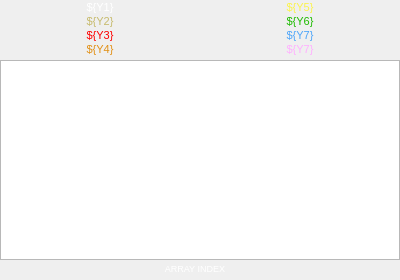
<?xml version="1.0" ?>
<ui version="4.0">
  <class>Dialog</class>
  <widget class="PyDMFrame" name="screen">
    <property name="geometry">
      <rect>
        <x>120</x>
        <y>583</y>
        <width>400</width>
        <height>280</height>
      </rect>
    </property>
    <property name="minimumSize">
      <size>
        <width>400</width>
        <height>280</height>
      </size>
    </property>
    <property name="styleSheet">
      <string notr="true">PyDMFrame#screen {
  color: rgb(0, 0, 0);
  background-color: rgb(70, 70, 70);
  }</string>
    </property>
    <property name="windowTitle">
      <string>arrayPlot8</string>
    </property>
    <layout class="QGridLayout" name="gridLayout" columnstretch="200,190,10" rowstretch="14,14,14,14,4,200,2,13,5">
      <property name="leftMargin">
        <number>0</number>
      </property>
      <property name="topMargin">
        <number>0</number>
      </property>
      <property name="rightMargin">
        <number>0</number>
      </property>
      <property name="bottomMargin">
        <number>0</number>
      </property>
      <property name="horizontalSpacing">
        <number>0</number>
      </property>
      <property name="verticalSpacing">
        <number>0</number>
      </property>
      <item row="0" column="0">
        <widget class="QLabel" name="text">
          <property name="geometry">
            <rect>
              <x>0</x>
              <y>0</y>
              <width>200</width>
              <height>14</height>
            </rect>
          </property>
          <property name="sizePolicy">
            <sizepolicy hsizetype="Ignored" vsizetype="Ignored">
              <horstretch>0</horstretch>
              <verstretch>0</verstretch>
            </sizepolicy>
          </property>
          <property name="text">
            <string>${Y1}</string>
          </property>
          <property name="font">
            <font>
              <pointsize>8</pointsize>
            </font>
          </property>
          <property name="brush" stdset="0">
            <brush brushstyle="SolidPattern">
              <color alpha="255">
                <red>255</red>
                <green>255</green>
                <blue>255</blue>
              </color>
            </brush>
          </property>
          <property name="toolTip">
            <string>text</string>
          </property>
          <property name="alignment">
            <set>Qt::AlignCenter</set>
          </property>
          <property name="styleSheet">
            <string notr="true">QLabel#text {
  color: rgb(255, 255, 255);
  }</string>
          </property>
        </widget>
      </item>
      <item row="1" column="0">
        <widget class="QLabel" name="text_1">
          <property name="geometry">
            <rect>
              <x>0</x>
              <y>14</y>
              <width>200</width>
              <height>14</height>
            </rect>
          </property>
          <property name="sizePolicy">
            <sizepolicy hsizetype="Ignored" vsizetype="Ignored">
              <horstretch>0</horstretch>
              <verstretch>0</verstretch>
            </sizepolicy>
          </property>
          <property name="text">
            <string>${Y2}</string>
          </property>
          <property name="font">
            <font>
              <pointsize>8</pointsize>
            </font>
          </property>
          <property name="brush" stdset="0">
            <brush brushstyle="SolidPattern">
              <color alpha="255">
                <red>199</red>
                <green>187</green>
                <blue>109</blue>
              </color>
            </brush>
          </property>
          <property name="toolTip">
            <string>text_1</string>
          </property>
          <property name="alignment">
            <set>Qt::AlignCenter</set>
          </property>
          <property name="styleSheet">
            <string notr="true">QLabel#text_1 {
  color: rgb(199, 187, 109);
  }</string>
          </property>
        </widget>
      </item>
      <item row="2" column="0">
        <widget class="QLabel" name="text_2">
          <property name="geometry">
            <rect>
              <x>0</x>
              <y>28</y>
              <width>200</width>
              <height>14</height>
            </rect>
          </property>
          <property name="sizePolicy">
            <sizepolicy hsizetype="Ignored" vsizetype="Ignored">
              <horstretch>0</horstretch>
              <verstretch>0</verstretch>
            </sizepolicy>
          </property>
          <property name="text">
            <string>${Y3}</string>
          </property>
          <property name="font">
            <font>
              <pointsize>8</pointsize>
            </font>
          </property>
          <property name="brush" stdset="0">
            <brush brushstyle="SolidPattern">
              <color alpha="255">
                <red>253</red>
                <green>0</green>
                <blue>0</blue>
              </color>
            </brush>
          </property>
          <property name="toolTip">
            <string>text_2</string>
          </property>
          <property name="alignment">
            <set>Qt::AlignCenter</set>
          </property>
          <property name="styleSheet">
            <string notr="true">QLabel#text_2 {
  color: rgb(253, 0, 0);
  }</string>
          </property>
        </widget>
      </item>
      <item row="5" column="0" colspan="3">
        <widget class="PyDMWaveformPlot" name="cartesian_plot">
          <property name="geometry">
            <rect>
              <x>0</x>
              <y>60</y>
              <width>400</width>
              <height>200</height>
            </rect>
          </property>
          <property name="sizePolicy">
            <sizepolicy hsizetype="Ignored" vsizetype="Ignored">
              <horstretch>0</horstretch>
              <verstretch>0</verstretch>
            </sizepolicy>
          </property>
          <property name="toolTip">
            <string>cartesian_plot</string>
          </property>
          <property name="title" stdset="0">
            <string/>
          </property>
          <property name="yLabels">
            <stringlist>
              <string>SEE LEGEND</string>
            </stringlist>
          </property>
          <property name="curves" stdset="0">
            <stringlist>
              <string>{&quot;name&quot;: &quot;curve 1&quot;, &quot;y_channel&quot;: &quot;ca://${P}${C}.${Y1}&quot;, &quot;color&quot;: &quot;#ffffff&quot;, &quot;lineStyle&quot;: 1, &quot;lineWidth&quot;: 1, &quot;symbolSize&quot;: 10, &quot;redraw_mode&quot;: 2, &quot;block_size&quot;: 1200, &quot;x_channel&quot;: null}</string>
              <string>{&quot;name&quot;: &quot;curve 2&quot;, &quot;y_channel&quot;: &quot;ca://${P}${C}.${Y2}&quot;, &quot;color&quot;: &quot;#c7bb6d&quot;, &quot;lineStyle&quot;: 1, &quot;lineWidth&quot;: 1, &quot;symbolSize&quot;: 10, &quot;redraw_mode&quot;: 2, &quot;block_size&quot;: 1200, &quot;x_channel&quot;: null}</string>
              <string>{&quot;name&quot;: &quot;curve 3&quot;, &quot;y_channel&quot;: &quot;ca://${P}${C}.${Y3}&quot;, &quot;color&quot;: &quot;#fd0000&quot;, &quot;lineStyle&quot;: 1, &quot;lineWidth&quot;: 1, &quot;symbolSize&quot;: 10, &quot;redraw_mode&quot;: 2, &quot;block_size&quot;: 1200, &quot;x_channel&quot;: null}</string>
              <string>{&quot;name&quot;: &quot;curve 4&quot;, &quot;y_channel&quot;: &quot;ca://${P}${C}.${Y4}&quot;, &quot;color&quot;: &quot;#e19015&quot;, &quot;lineStyle&quot;: 1, &quot;lineWidth&quot;: 1, &quot;symbolSize&quot;: 10, &quot;redraw_mode&quot;: 2, &quot;block_size&quot;: 1200, &quot;x_channel&quot;: null}</string>
              <string>{&quot;name&quot;: &quot;curve 5&quot;, &quot;y_channel&quot;: &quot;ca://${P}${C}.${Y5}&quot;, &quot;color&quot;: &quot;#fbf34a&quot;, &quot;lineStyle&quot;: 1, &quot;lineWidth&quot;: 1, &quot;symbolSize&quot;: 10, &quot;redraw_mode&quot;: 2, &quot;block_size&quot;: 1200, &quot;x_channel&quot;: null}</string>
              <string>{&quot;name&quot;: &quot;curve 6&quot;, &quot;y_channel&quot;: &quot;ca://${P}${C}.${Y6}&quot;, &quot;color&quot;: &quot;#00d800&quot;, &quot;lineStyle&quot;: 1, &quot;lineWidth&quot;: 1, &quot;symbolSize&quot;: 10, &quot;redraw_mode&quot;: 2, &quot;block_size&quot;: 1200, &quot;x_channel&quot;: null}</string>
              <string>{&quot;name&quot;: &quot;curve 7&quot;, &quot;y_channel&quot;: &quot;ca://${P}${C}.${Y7}&quot;, &quot;color&quot;: &quot;#4ea5f9&quot;, &quot;lineStyle&quot;: 1, &quot;lineWidth&quot;: 1, &quot;symbolSize&quot;: 10, &quot;redraw_mode&quot;: 2, &quot;block_size&quot;: 1200, &quot;x_channel&quot;: null}</string>
              <string>{&quot;name&quot;: &quot;curve 8&quot;, &quot;y_channel&quot;: &quot;ca://${P}${C}.${Y8}&quot;, &quot;color&quot;: &quot;#d67fe2&quot;, &quot;lineStyle&quot;: 1, &quot;lineWidth&quot;: 1, &quot;symbolSize&quot;: 10, &quot;redraw_mode&quot;: 2, &quot;block_size&quot;: 1200, &quot;x_channel&quot;: null}</string>
            </stringlist>
          </property>
          <property name="autoRangeX" stdset="0">
            <bool>true</bool>
          </property>
          <property name="autoRangeY" stdset="0">
            <bool>true</bool>
          </property>
          <property name="axisColor" stdset="0">
            <color>
              <red>199</red>
              <green>187</green>
              <blue>109</blue>
            </color>
          </property>
          <property name="backgroundColor" stdset="0">
            <color>
              <red>0</red>
              <green>0</green>
              <blue>0</blue>
            </color>
          </property>
        </widget>
      </item>
      <item row="7" column="0" colspan="2">
        <widget class="QLabel" name="text_3">
          <property name="geometry">
            <rect>
              <x>0</x>
              <y>262</y>
              <width>390</width>
              <height>13</height>
            </rect>
          </property>
          <property name="sizePolicy">
            <sizepolicy hsizetype="Ignored" vsizetype="Ignored">
              <horstretch>0</horstretch>
              <verstretch>0</verstretch>
            </sizepolicy>
          </property>
          <property name="text">
            <string>ARRAY INDEX</string>
          </property>
          <property name="font">
            <font>
              <pointsize>7</pointsize>
            </font>
          </property>
          <property name="brush" stdset="0">
            <brush brushstyle="SolidPattern">
              <color alpha="255">
                <red>255</red>
                <green>255</green>
                <blue>255</blue>
              </color>
            </brush>
          </property>
          <property name="toolTip">
            <string>text_3</string>
          </property>
          <property name="alignment">
            <set>Qt::AlignCenter</set>
          </property>
          <property name="styleSheet">
            <string notr="true">QLabel#text_3 {
  color: rgb(255, 255, 255);
  }</string>
          </property>
        </widget>
      </item>
      <item row="3" column="0">
        <widget class="QLabel" name="text_4">
          <property name="geometry">
            <rect>
              <x>0</x>
              <y>42</y>
              <width>200</width>
              <height>14</height>
            </rect>
          </property>
          <property name="sizePolicy">
            <sizepolicy hsizetype="Ignored" vsizetype="Ignored">
              <horstretch>0</horstretch>
              <verstretch>0</verstretch>
            </sizepolicy>
          </property>
          <property name="text">
            <string>${Y4}</string>
          </property>
          <property name="font">
            <font>
              <pointsize>8</pointsize>
            </font>
          </property>
          <property name="brush" stdset="0">
            <brush brushstyle="SolidPattern">
              <color alpha="255">
                <red>225</red>
                <green>144</green>
                <blue>21</blue>
              </color>
            </brush>
          </property>
          <property name="toolTip">
            <string>text_4</string>
          </property>
          <property name="alignment">
            <set>Qt::AlignCenter</set>
          </property>
          <property name="styleSheet">
            <string notr="true">QLabel#text_4 {
  color: rgb(225, 144, 21);
  }</string>
          </property>
        </widget>
      </item>
      <item row="0" column="1" colspan="2">
        <widget class="QLabel" name="text_5">
          <property name="geometry">
            <rect>
              <x>200</x>
              <y>0</y>
              <width>200</width>
              <height>14</height>
            </rect>
          </property>
          <property name="sizePolicy">
            <sizepolicy hsizetype="Ignored" vsizetype="Ignored">
              <horstretch>0</horstretch>
              <verstretch>0</verstretch>
            </sizepolicy>
          </property>
          <property name="text">
            <string>${Y5}</string>
          </property>
          <property name="font">
            <font>
              <pointsize>8</pointsize>
            </font>
          </property>
          <property name="brush" stdset="0">
            <brush brushstyle="SolidPattern">
              <color alpha="255">
                <red>251</red>
                <green>243</green>
                <blue>74</blue>
              </color>
            </brush>
          </property>
          <property name="toolTip">
            <string>text_5</string>
          </property>
          <property name="alignment">
            <set>Qt::AlignCenter</set>
          </property>
          <property name="styleSheet">
            <string notr="true">QLabel#text_5 {
  color: rgb(251, 243, 74);
  }</string>
          </property>
        </widget>
      </item>
      <item row="1" column="1" colspan="2">
        <widget class="QLabel" name="text_6">
          <property name="geometry">
            <rect>
              <x>200</x>
              <y>14</y>
              <width>200</width>
              <height>14</height>
            </rect>
          </property>
          <property name="sizePolicy">
            <sizepolicy hsizetype="Ignored" vsizetype="Ignored">
              <horstretch>0</horstretch>
              <verstretch>0</verstretch>
            </sizepolicy>
          </property>
          <property name="text">
            <string>${Y6}</string>
          </property>
          <property name="font">
            <font>
              <pointsize>8</pointsize>
            </font>
          </property>
          <property name="brush" stdset="0">
            <brush brushstyle="SolidPattern">
              <color alpha="255">
                <red>30</red>
                <green>187</green>
                <blue>0</blue>
              </color>
            </brush>
          </property>
          <property name="toolTip">
            <string>text_6</string>
          </property>
          <property name="alignment">
            <set>Qt::AlignCenter</set>
          </property>
          <property name="styleSheet">
            <string notr="true">QLabel#text_6 {
  color: rgb(30, 187, 0);
  }</string>
          </property>
        </widget>
      </item>
      <item row="2" column="1" colspan="2">
        <widget class="QLabel" name="text_7">
          <property name="geometry">
            <rect>
              <x>200</x>
              <y>28</y>
              <width>200</width>
              <height>14</height>
            </rect>
          </property>
          <property name="sizePolicy">
            <sizepolicy hsizetype="Ignored" vsizetype="Ignored">
              <horstretch>0</horstretch>
              <verstretch>0</verstretch>
            </sizepolicy>
          </property>
          <property name="text">
            <string>${Y7}</string>
          </property>
          <property name="font">
            <font>
              <pointsize>8</pointsize>
            </font>
          </property>
          <property name="brush" stdset="0">
            <brush brushstyle="SolidPattern">
              <color alpha="255">
                <red>78</red>
                <green>165</green>
                <blue>249</blue>
              </color>
            </brush>
          </property>
          <property name="toolTip">
            <string>text_7</string>
          </property>
          <property name="alignment">
            <set>Qt::AlignCenter</set>
          </property>
          <property name="styleSheet">
            <string notr="true">QLabel#text_7 {
  color: rgb(78, 165, 249);
  }</string>
          </property>
        </widget>
      </item>
      <item row="3" column="1" colspan="2">
        <widget class="QLabel" name="text_8">
          <property name="geometry">
            <rect>
              <x>200</x>
              <y>42</y>
              <width>200</width>
              <height>14</height>
            </rect>
          </property>
          <property name="sizePolicy">
            <sizepolicy hsizetype="Ignored" vsizetype="Ignored">
              <horstretch>0</horstretch>
              <verstretch>0</verstretch>
            </sizepolicy>
          </property>
          <property name="text">
            <string>${Y7}</string>
          </property>
          <property name="font">
            <font>
              <pointsize>8</pointsize>
            </font>
          </property>
          <property name="brush" stdset="0">
            <brush brushstyle="SolidPattern">
              <color alpha="255">
                <red>255</red>
                <green>176</green>
                <blue>255</blue>
              </color>
            </brush>
          </property>
          <property name="toolTip">
            <string>text_8</string>
          </property>
          <property name="alignment">
            <set>Qt::AlignCenter</set>
          </property>
          <property name="styleSheet">
            <string notr="true">QLabel#text_8 {
  color: rgb(255, 176, 255);
  }</string>
          </property>
        </widget>
      </item>
    </layout>
    <zorder>text</zorder>
    <zorder>text_1</zorder>
    <zorder>text_2</zorder>
    <zorder>cartesian_plot</zorder>
    <zorder>text_3</zorder>
    <zorder>text_4</zorder>
    <zorder>text_5</zorder>
    <zorder>text_6</zorder>
    <zorder>text_7</zorder>
    <zorder>text_8</zorder>
  </widget>
  <customwidgets>
    <customwidget>
      <class>PyDMLabel</class>
      <extends>QLabel</extends>
      <header>pydm.widgets.label</header>
    </customwidget>
    <customwidget>
      <class>PyDMWaveformPlot</class>
      <extends>QGraphicsView</extends>
      <header>pydm.widgets.waveformplot</header>
    </customwidget>
    <customwidget>
      <class>PyDMFrame</class>
      <extends>QFrame</extends>
      <header>pydm.widgets.frame</header>
    </customwidget>
  </customwidgets>
</ui>
